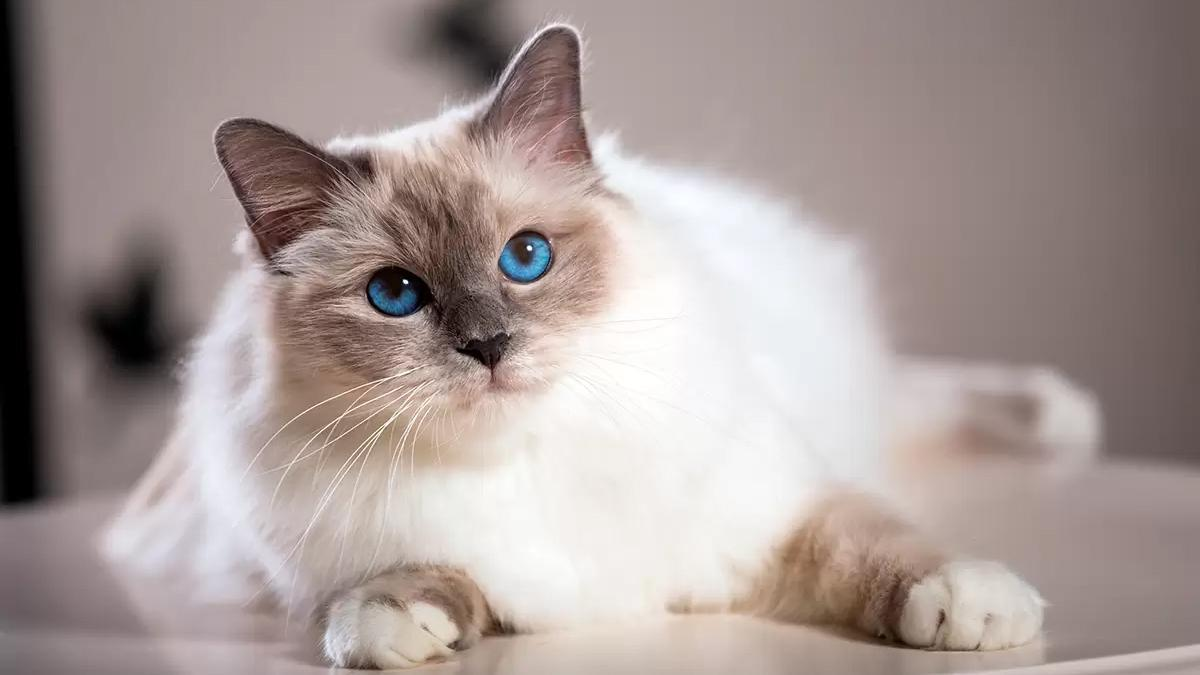
#> input picture tarea-6-examen-parcial/gato.jpg, 1200 x 675 px
$ jupyter execute 'Procesamiento de imágenes en paralelo.ipynb'
#> lines starting #> are read from the running program, lines starting #| are printed output that depends on the picture
# Procesamiento de imágenes en paralelo con OpenCV

### Importar Librerias

[cell 1]
from matplotlib import pyplot as plt
import numpy as np
import cv2
from time import time

### Funciones y variables globales

[cell 2]
# variable Global
N = 10; # hilos o procesos
tiempo_secuencial = 0
tiempo_paralelo_hilos = 0
tiempo_paralelo_datos = 0
tiempo_paralelo_tareas = 0
args = {
    "imagen": "gato.jpg" # Imagen
}

[cell 3]
def mostrar_imagen(titulo,imagen): # captura la imagen y lo transforma de BGR a RGB
  #imagen = cv2.cvtColor(imagen,cv2.COLOR_BGR2RGB)
  plt.imshow(imagen)
  plt.title(titulo)
  plt.grid(False)
  plt.show

[cell 4]
def dividir_imagen():
    # dividimos en ancho de la imagen
    a = w//N # retorna un número entero
    arr = []
    for i in range(N): # 0 a 3
        tl = imagen[0:h, a*i:a*(i+1)]
        arr.append(tl)
    return arr

[cell 5]
def mostrar_imagen_partes(partes): # mostramos las N partes de la imagen
    for i in range(N):
        plt.subplot(1,N,i+1)
        plt.xticks([]), plt.yticks([]) # Quita los números de los ejes
        #arr[i] = cv2.cvtColor(partes[i],cv2.COLOR_BGR2RGB)
        plt.tight_layout(pad=1) # pad es la separación entre las partes
        plt.imshow(partes[i])
    plt.show()

[cell 6]
def aplicar_BN(partes): # Convierte el subconjunto a escala de grises
    ab = cv2.cvtColor(partes,cv2.COLOR_BGR2GRAY)
    return cv2.cvtColor(ab, cv2.COLOR_BGR2RGB)

[cell 7]
def combinar_partes(partes):
    return np.hstack(partes)

### Visualización de la imagen

[cell 8]
imagen = cv2.imread(args["imagen"]) # leemos la imagen de la variable global
#> imagen is the input picture: shape (675, 1200, 3); mean B, G, R 151.1, 154, 167.2
imagen = cv2.cvtColor(imagen,cv2.COLOR_BGR2RGB)

mostrar_imagen("Original", imagen) # mostramos la imagen
print(type(imagen))
#| <class 'numpy.ndarray'>

[cell 9]
# Dimensiones de la imagen: h = alto w = ancho
(h, w) = imagen.shape[:2]
#> h = 675; w = 1200

print("Altura de la imagen: %d"%(h))
#| Altura de la imagen: 675
print("Ancho de la imagen: %d"%(w))
#| Ancho de la imagen: 1200

# 1. Procesamiento Secuencial

[cell 10]
start = time()
imagenBNSE = aplicar_BN(imagen)
mostrar_imagen("Hola mundo",imagenBNSE)
end = time()

tiempo_secuencial = end - start
print(tiempo_secuencial, 'segundos')

# 2. Procesamiento Paralelo: Paralelismo de Tareas

# 3. Procesamiento Paralelo: Paralelismo de Datos

# 4. Procesamiento Paralelo: Paralelismo con hilos

### Dividimos la imagen en N partes

[cell 11]
arr = dividir_imagen()
#> the loop in dividir_imagen, `for i in range(N):` made 10 passes
#> pass 1, in dividir_imagen, `tl = imagen[0:h, a*i:a*(i+1)]`:
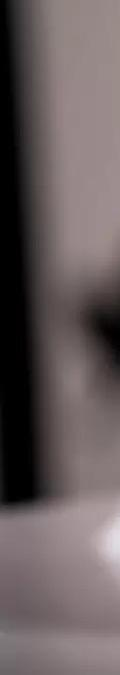
#> tl: shape (675, 120, 3); mean R, G, B 101.8, 91.3, 92.2
#> pass 2, in dividir_imagen, `tl = imagen[0:h, a*i:a*(i+1)]`:
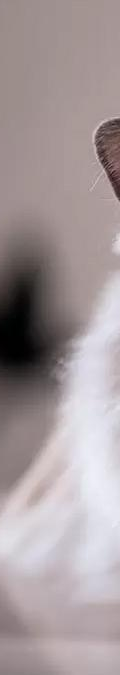
#> tl: shape (675, 120, 3); mean R, G, B 165.1, 153.9, 156.1
#> pass 3, in dividir_imagen, `tl = imagen[0:h, a*i:a*(i+1)]`:
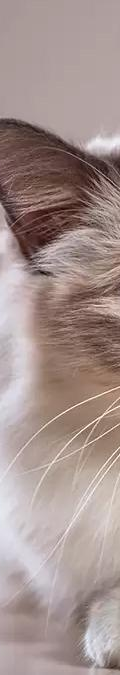
#> tl: shape (675, 120, 3); mean R, G, B 164.2, 146.1, 142.5
#> after the loop in dividir_imagen, `for i in range(N):`: arr = 10 items
#> arr = 10 items

[cell 12]
mostrar_imagen_partes(arr)
#> in mostrar_imagen_partes, `plt.show()`:
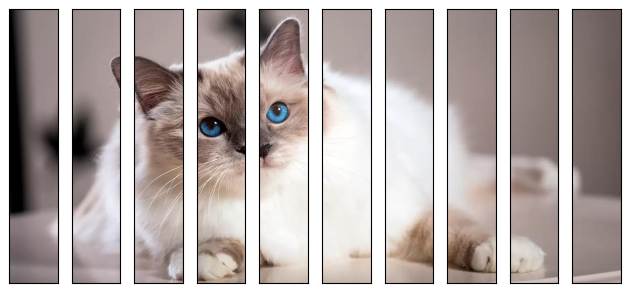
#> figure drawn by matplotlib, 10 panels

### Procesamiento en paralelo

[cell 13]
import concurrent.futures

[cell 14]
result = [] # partes de la imagen

inicio = time()
imagen_partes = dividir_imagen()
#> imagen_partes = 10 items
with concurrent.futures.ThreadPoolExecutor(max_workers=N) as executor: # N hilos
    resultados = executor.map(aplicar_BN, imagen_partes)
#> in aplicar_BN (call 5), `ab = cv2.cvtColor(partes,cv2.COLOR_BGR2GRAY)`:
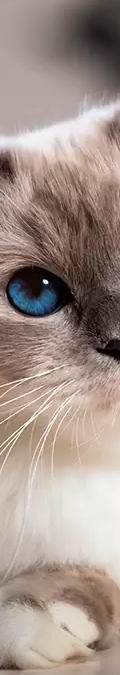
#> partes: shape (675, 120, 3); mean R, G, B 162.8, 146, 138.5
#> in aplicar_BN (call 6), `ab = cv2.cvtColor(partes,cv2.COLOR_BGR2GRAY)`:
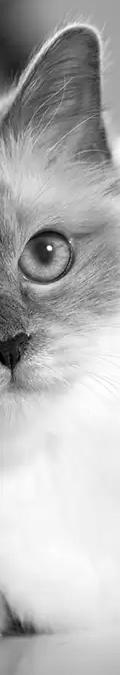
#> ab: shape (675, 120); min 1, max 255, mean 179.7
#> in aplicar_BN (call 8), `ab = cv2.cvtColor(partes,cv2.COLOR_BGR2GRAY)`:
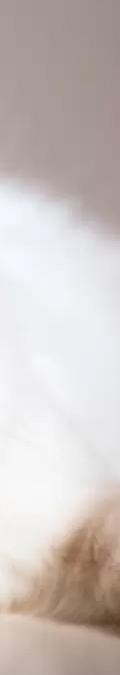
#> partes: shape (675, 120, 3); mean R, G, B 204.4, 195.2, 192
#> in aplicar_BN (call 9), `ab = cv2.cvtColor(partes,cv2.COLOR_BGR2GRAY)`:
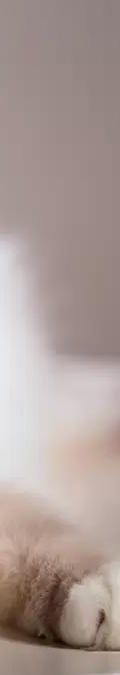
#> partes: shape (675, 120, 3); mean R, G, B 171.2, 155.2, 150.4
#> in aplicar_BN (call 10), `ab = cv2.cvtColor(partes,cv2.COLOR_BGR2GRAY)`:
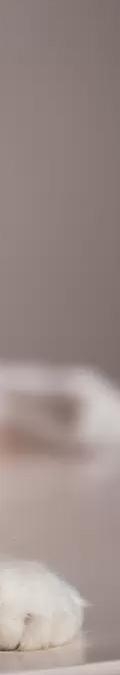
#> partes: shape (675, 120, 3); mean R, G, B 156.7, 141.7, 137.8
#> in aplicar_BN (call 11), `ab = cv2.cvtColor(partes,cv2.COLOR_BGR2GRAY)`:
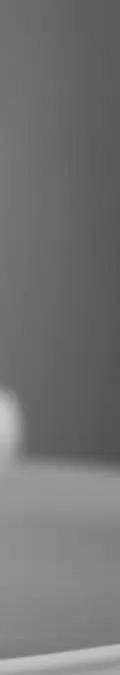
#> ab: shape (675, 120); min 78, max 201, mean 114.5

for resultado in resultados:
    result.append(resultado)
#> this loop made 10 passes
#> after the loop, result = 10 items

imagenBN = combinar_partes(result) # juntamos las partes en escala de grises
mostrar_imagen("Gato en escala de grises",imagenBN)

fin = time()
tiempo_paralelo_tareas = fin - inicio
print(tiempo_paralelo_tareas, 'segundos')

[cell 15]
mostrar_imagen_partes(result)
